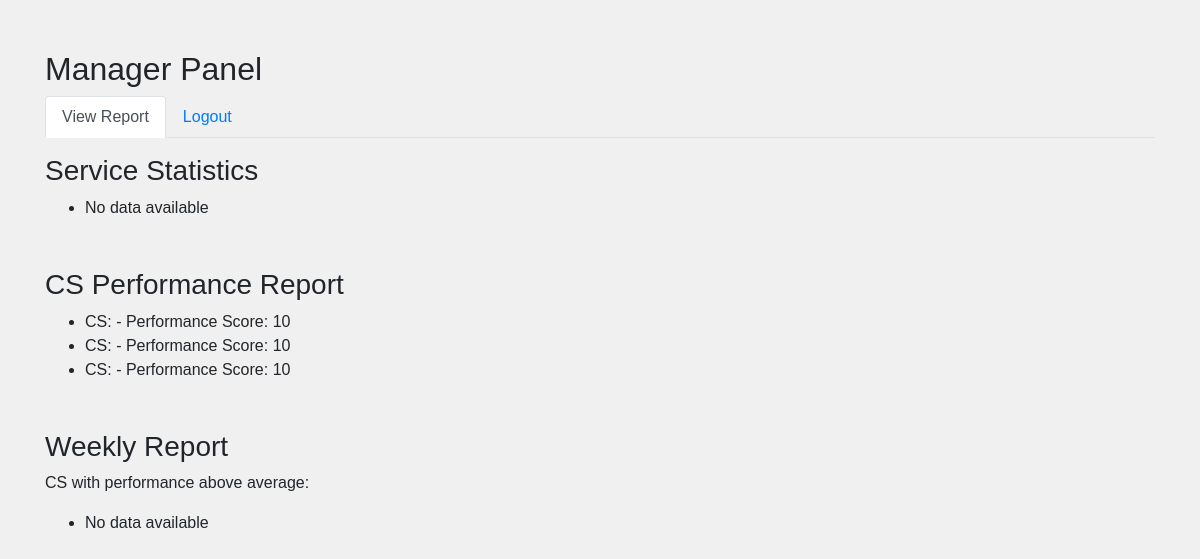
The app's page /manager/manager.php (signed in), older data.
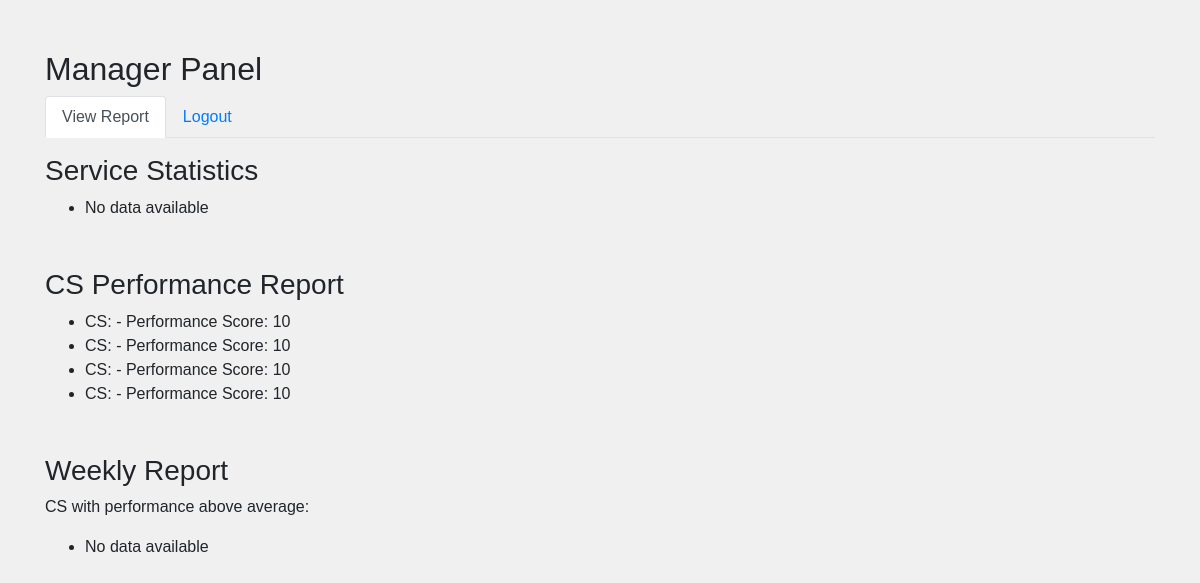
The same page, newer data.
### tables this page shows
CREATE TABLE `cs_performance` (
  `id` int(11) NOT NULL,
  `cs_name` varchar(50) NOT NULL,
  `performance_score` int(11) NOT NULL
);

### manager/manager.php (the view, shortened to what this page needs)
<?php
$servername = "localhost";
$username = "root";
$password = "";
$dbname = "grapara";
$conn = new mysqli($servername, $username, $password, $dbname);
$serviceStatsQuery = "SELECT * FROM service_stats";
$serviceStatsResult = $conn->query($serviceStatsQuery);
$csPerformanceQuery = "SELECT * FROM cs_performance";
$csPerformanceResult = $conn->query($csPerformanceQuery);
$averagePerformanceQuery = "SELECT AVG(performance_score) as avg_score FROM cs_performance";
$averagePerformanceResult = $conn->query($averagePerformanceQuery);
$averageScoreRow = $averagePerformanceResult->fetch_assoc();
$averageScore = $averageScoreRow['avg_score'];
$weeklyReportQuery = "SELECT * FROM weekly_report WHERE performance_score > ?";
$weeklyReportStmt = $conn->prepare($weeklyReportQuery);
$weeklyReportStmt->bind_param("d", $averageScore);
$weeklyReportStmt->execute();
$weeklyReportResult = $weeklyReportStmt->get_result();
?>
<!DOCTYPE html>
<html lang="en">
<head>
    <link rel="stylesheet" href="https://stackpath.bootstrapcdn.com/bootstrap/4.5.2/css/bootstrap.min.css">
    <link rel="stylesheet" href="styles.css">
</head>
<body>
<div class="container">
    <h2>Manager Panel</h2>
    <ul class="nav nav-tabs" id="managerTab" role="tablist">
        <li class="nav-item">
            <a class="nav-link active" id="manager-tab" data-toggle="tab" href="#manager" role="tab" aria-controls="manager" aria-selected="true">View Report</a>
        </li>
        <li class="nav-item">
            <a class="nav-link" id="logout-tab" aria-controls="logout" aria-selected="false" onclick="javascript:return confirm('Apakah Anda yakin ingin logout?');" href="../autentikasi/logout.php">Logout</></a>
        </li>
    </ul>
    <div id="serviceStats" class="mt-3">
        <h3>Service Statistics</h3>
        <ul>
            <?php
            if ($serviceStatsResult && $serviceStatsResult->num_rows > 0) {
                while($row = $serviceStatsResult->fetch_assoc()) {
                    echo "<li>Service: " . htmlspecialchars($row["service_name"]) . " - Total Requests: " . htmlspecialchars($row["total_requests"]) . " - Successful Requests: " . htmlspecialchars($row["successful_requests"]) . "</li>";
                }
            } else {
                echo "<li>No data available</li>";
            }
            ?>
        </ul>
    </div>
    <h3 class="mt-5">CS Performance Report</h3>
    <ul id="csPerformanceReport">
        <?php
        if ($csPerformanceResult && $csPerformanceResult->num_rows > 0) {
            while($row = $csPerformanceResult->fetch_assoc()) {
                echo "<li>CS: " . htmlspecialchars($row["cs_name"]) . " - Performance Score: " . htmlspecialchars($row["performance_score"]) . "</li>";
            }
        } else {
            echo "<li>No data available</li>";
        }
        ?>
    </ul>
    <h3 class="mt-5">Weekly Report</h3>
    <p>CS with performance above average:</p>
    <ul id="weeklyReport">
        <?php
        if ($weeklyReportResult && $weeklyReportResult->num_rows > 0) {
            while($row = $weeklyReportResult->fetch_assoc()) {
                echo "<li>CS: " . htmlspecialchars($row["cs_name"]) . " - Performance Score: " . htmlspecialchars($row["performance_score"]) . "</li>";
            }
        } else {
            echo "<li>No data available</li>";
        }
        ?>
    </ul>
</div>
</body>
</html>

Row changes from the older to the newer data that the page shows:
added cs_performance: performance_score "10"
